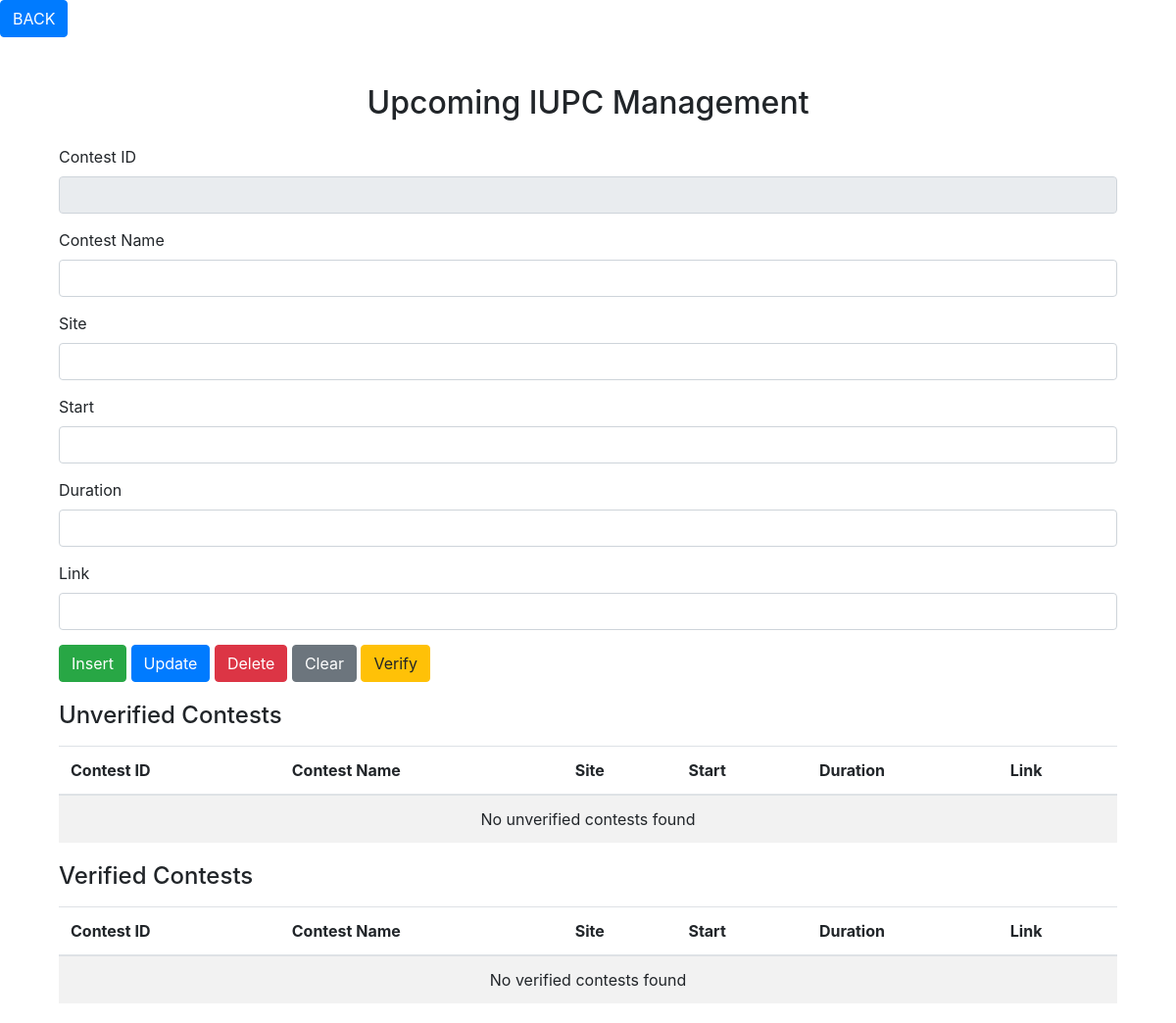
Before: /Admin/upcoming_iupc.php with the older database file.
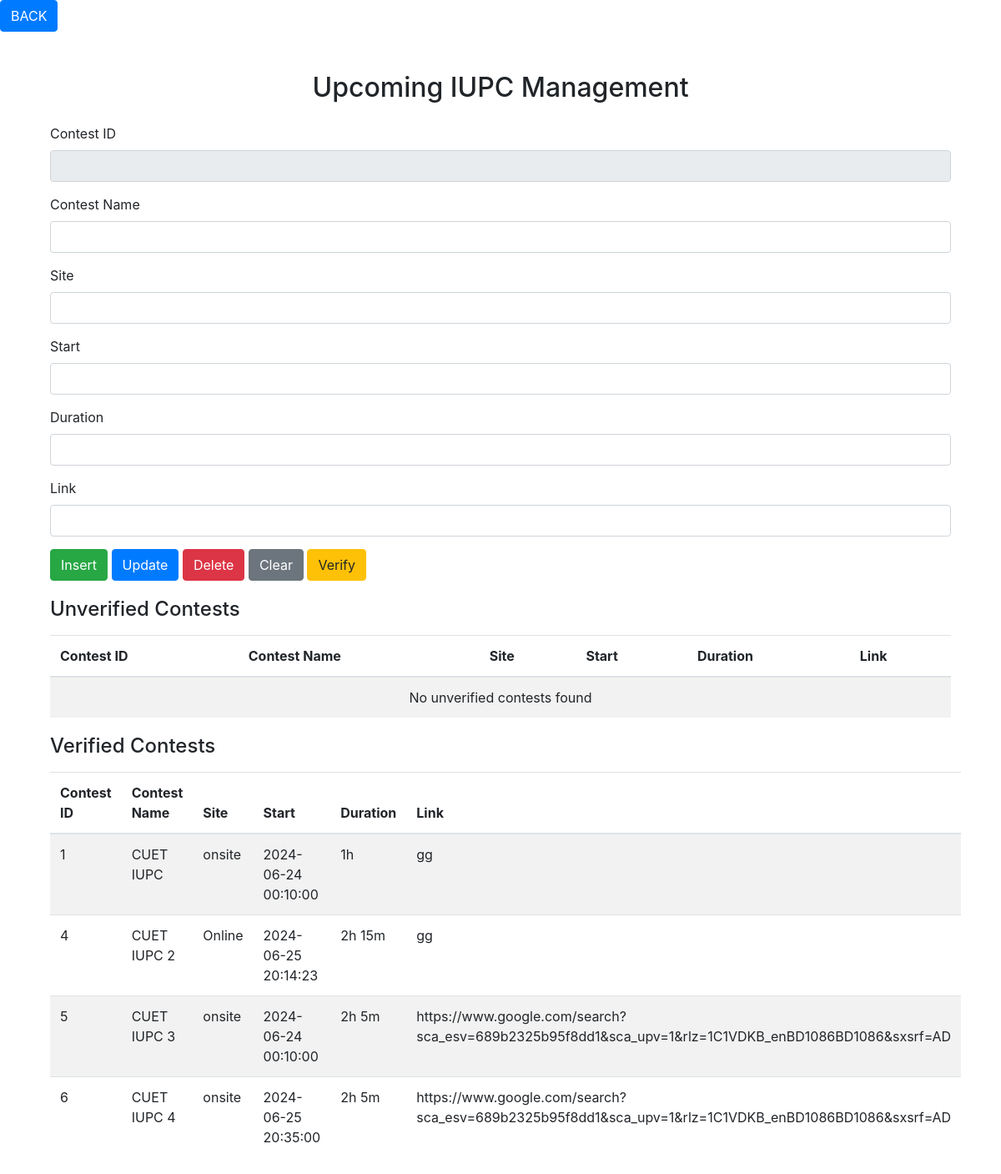
After: the same page with the newer database file.
### tables this page shows
CREATE TABLE `upcoming_iupc` (
  `Contest_id` int(30) NOT NULL,
  `Contest_Name` varchar(500) NOT NULL,
  `Site` varchar(30) NOT NULL,
  `Start` datetime NOT NULL,
  `Duration` varchar(50) NOT NULL,
  `Link` varchar(100) NOT NULL,
  `varified` int(11) NOT NULL
);

### Admin/upcoming_iupc.php (the view, shortened to what this page needs)
<?php
$servername = "localhost";
$username = "root";
$password = "";
$dbname = "ip project";
$conn = new mysqli($servername, $username, $password, $dbname);
$contest_id = $contest_name = $site = $start = $duration = $link = "";
$unverified_sql = "SELECT Contest_id, Contest_Name, Site, Start, Duration, Link FROM upcoming_iupc WHERE varified = 0";
$unverified_result = $conn->query($unverified_sql);
$verified_sql = "SELECT Contest_id, Contest_Name, Site, Start, Duration, Link FROM upcoming_iupc WHERE varified = 1";
$verified_result = $conn->query($verified_sql);
?>
<!DOCTYPE html>
<html lang="en">
<head>
    <link href="https://stackpath.bootstrapcdn.com/bootstrap/4.5.2/css/bootstrap.min.css" rel="stylesheet">
</head>
<body>
        <div class="">
            <a href="./admin_dashboard.php" class="btn btn-primary">BACK</a>
        </div>
    <div class="container mt-5">
    <div class="container mt-5">
        <h2 class="text-center mb-4">Upcoming IUPC Management</h2>
        <div class="top-section">
            <form method="POST" action="<?php echo htmlspecialchars($_SERVER["PHP_SELF"]);?>">
                <div class="form-group">
                    <label for="contest_id">Contest ID</label>
                    <input type="text" class="form-control" id="contest_id" name="contest_id" value="<?php echo $contest_id; ?>" readonly>
                </div>
                <div class="form-group">
                    <label for="contest_name">Contest Name</label>
                    <input type="text" class="form-control" id="contest_name" name="contest_name" value="<?php echo $contest_name; ?>" required>
                </div>
                <div class="form-group">
                    <label for="site">Site</label>
                    <input type="text" class="form-control" id="site" name="site" value="<?php echo $site; ?>" required>
                </div>
                <div class="form-group">
                    <label for="start">Start</label>
                    <input type="text" class="form-control" id="start" name="start" value="<?php echo $start; ?>" required>
                </div>
                <div class="form-group">
                    <label for="duration">Duration</label>
                    <input type="text" class="form-control" id="duration" name="duration" value="<?php echo $duration; ?>" required>
                </div>
                <div class="form-group">
                    <label for="link">Link</label>
                    <input type="text" class="form-control" id="link" name="link" value="<?php echo $link; ?>" required>
                </div>
                <button type="submit" name="insert" class="btn btn-success">Insert</button>
                <button type="submit" name="update" class="btn btn-primary">Update</button>
                <button type="submit" name="delete" class="btn btn-danger">Delete</button>
                <button type="submit" name="clear" class="btn btn-secondary">Clear</button>
                <button type="submit" name="verify" class="btn btn-warning">Verify</button>
            </form>
        </div>
        <div class="middle-section">
            <h4 class="mb-3">Unverified Contests</h4>
            <table class="table table-striped table-hover">
                <thead>
                    <tr>
                        <th>Contest ID</th>
                        <th>Contest Name</th>
                        <th>Site</th>
                        <th>Start</th>
                        <th>Duration</th>
                        <th>Link</th>
                    </tr>
                </thead>
                <tbody>
                    <?php
                    if ($unverified_result->num_rows > 0) {
                        while($row = $unverified_result->fetch_assoc()) {
                            echo "<tr onclick=\"populateForm('".$row['Contest_id']."', '".$row['Contest_Name']."', '".$row['Site']."', '".$row['Start']."', '".$row['Duration']."', '".$row['Link']."')\">";
                            echo "<td>" . $row['Contest_id'] . "</td>";
                            echo "<td>" . $row['Contest_Name'] . "</td>";
                            echo "<td>" . $row['Site'] . "</td>";
                            echo "<td>" . $row['Start'] . "</td>";
                            echo "<td>" . $row['Duration'] . "</td>";
                            echo "<td>" . $row['Link'] . "</td>";
                            echo "</tr>";
                        }
                    } else {
                        echo "<tr><td colspan='6' class='text-center'>No unverified contests found</td></tr>";
                    }
                    ?>
                </tbody>
            </table>
        </div>
<div class="bottom-section">
    <h4 class="mb-3">Verified Contests</h4>
    <table class="table table-striped table-hover">
        <thead>
            <tr>
                <th>Contest ID</th>
                <th>Contest Name</th>
                <th>Site</th>
                <th>Start</th>
                <th>Duration</th>
                <th>Link</th>
            </tr>
        </thead>
        <tbody>
            <?php
            if ($verified_result->num_rows > 0) {
                while ($row = $verified_result->fetch_assoc()) {
                    echo "<tr onclick=\"populateForm('".$row['Contest_id']."', '".$row['Contest_Name']."', '".$row['Site']."', '".$row['Start']."', '".$row['Duration']."', '".$row['Link']."')\">";
                    echo "<td>" . $row['Contest_id'] . "</td>";
                    echo "<td>" . $row['Contest_Name'] . "</td>";
                    echo "<td>" . $row['Site'] . "</td>";
                    echo "<td>" . $row['Start'] . "</td>";
                    echo "<td>" . $row['Duration'] . "</td>";
                    echo "<td>" . $row['Link'] . "</td>";
                    echo "</tr>";
                }
            } else {
                echo "<tr><td colspan='6' class='text-center'>No verified contests found</td></tr>";
            }
            ?>
        </tbody>
    </table>
</div>

### Admin/upcoming_iupc.php (style rules this page uses)
.top-section, .middle-section, .bottom-section { margin-top: 20px; margin-bottom: 20px; }
.form-group { margin-bottom: 15px; }

Changed rows visible on the page:
added upcoming_iupc: Contest_id "1", Contest_Name "CUET IUPC", Site "onsite", Start "2024-06-24 00:10:00", Duration "1h", Link "gg"
added upcoming_iupc: Contest_id "4", Contest_Name "CUET IUPC 2", Site "Online", Start "2024-06-25 20:14:23", Duration "2h 15m", Link "gg"
added upcoming_iupc: Contest_id "5", Contest_Name "CUET IUPC 3", Site "onsite", Start "2024-06-24 00:10:00", Duration "2h 5m", Link "https://www.google.com/search?sca_esv=689b2325b95f8dd1&sca_upv=1&rlz=1C1VDKB_enBD1086BD1086&sxsrf=AD"
added upcoming_iupc: Contest_id "6", Contest_Name "CUET IUPC 4", Site "onsite", Start "2024-06-25 20:35:00", Duration "2h 5m", Link "https://www.google.com/search?sca_esv=689b2325b95f8dd1&sca_upv=1&rlz=1C1VDKB_enBD1086BD1086&sxsrf=AD"
Other visible differences:
text no longer shown: "No verified contests found"
